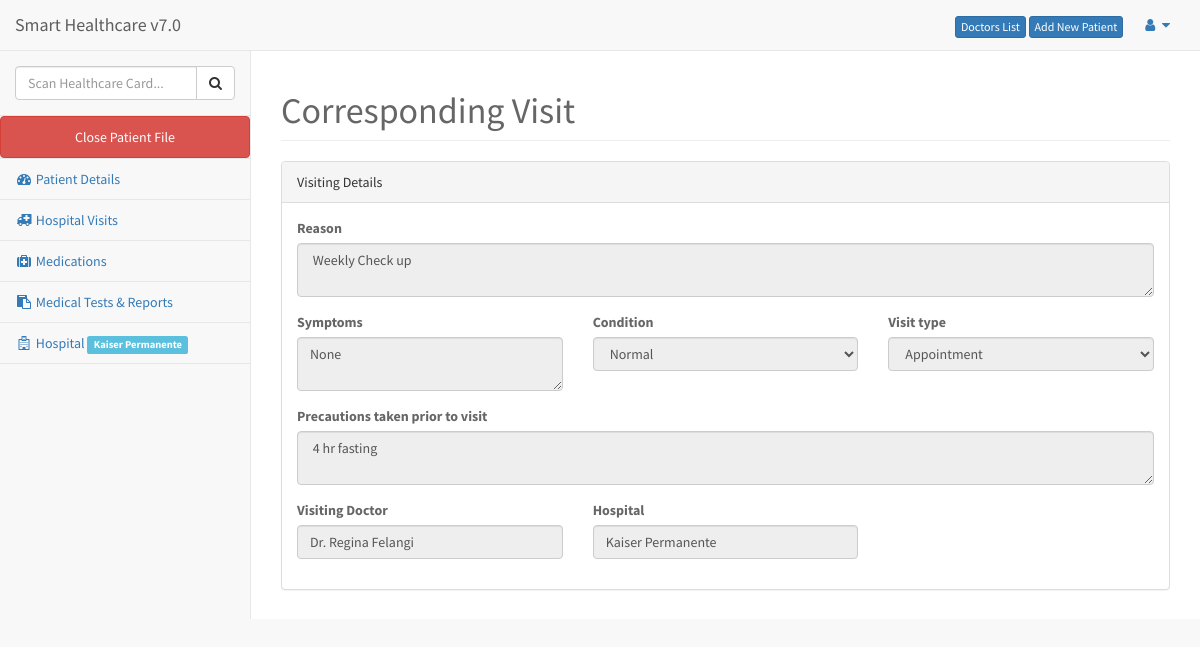
The app's page /showhospitalvisit.php?id=13 (signed in) with its own data.
### tables this page shows
CREATE TABLE IF NOT EXISTS `users` (
  `users_id` int(11) NOT NULL AUTO_INCREMENT,
  `fullname` varchar(30) NOT NULL,
  `password` varchar(50) NOT NULL,
  `email` varchar(150) DEFAULT NULL,
  `active` varchar(45) DEFAULT NULL,
  `hospital` varchar(100) DEFAULT NULL,
  PRIMARY KEY (`users_id`)
);

CREATE TABLE IF NOT EXISTS `visit_reason` (
  `visit_reason_id` int(11) NOT NULL AUTO_INCREMENT,
  `patient_id` int(10) DEFAULT NULL,
  `hospital_id` int(10) DEFAULT NULL,
  `reason` varchar(255) DEFAULT NULL,
  `symptoms` varchar(255) DEFAULT NULL,
  `conditions` varchar(45) DEFAULT NULL,
  `visittype` varchar(150) DEFAULT NULL,
  `precautions_taken_prior_to_visit` varchar(255) DEFAULT NULL,
  `visiting_doctor` varchar(45) DEFAULT NULL,
  `added_time` datetime DEFAULT NULL,
  `ip` varchar(25) DEFAULT NULL,
  PRIMARY KEY (`visit_reason_id`),
  KEY `patient_id` (`patient_id`)
);

CREATE TABLE IF NOT EXISTS `hospitals` (
  `hospital_id` int(10) NOT NULL AUTO_INCREMENT,
  `hospital_name` varchar(100) DEFAULT NULL,
  PRIMARY KEY (`hospital_id`)
);

### header.php (called while the page is built, shortened)
<?php
include 'includes/class.user.php';
$user = new User();

### includes/class.user.php (called while the page is built, shortened)
<?php
class User {
    public $db;
    public function __construct() {
        $this->db = new mysqli('localhost', 'root', '', 'capstone');
    }
    public function get_visitreason($id) {
        $sql = "SELECT * FROM visit_reason WHERE visit_reason_id='$id'";
        $result = mysqli_query($this->db, $sql);
        $rows = mysqli_fetch_assoc($result);
        $id = $rows['visit_reason_id'];
        $hospital_id = $rows['hospital_id'];
        $reason = $rows['reason'];
        $symptoms = $rows['symptoms'];
        $conditions = $rows['conditions'];
        $visittype = $rows['visittype'];
        $precautions_taken_prior_to_visit = $rows['precautions_taken_prior_to_visit'];
        $visiting_doctor = $rows['visiting_doctor'];
        $arr = array('visit_reason_id'=> $id , 'hospital_id'=> $hospital_id , 'reason' => $reason, 'symptoms' => $symptoms, 'conditions' => $conditions, 'visittype' => $visittype,
            'precautions_taken_prior_to_visit' => $precautions_taken_prior_to_visit, 'visiting_doctor' => $visiting_doctor);
        return $arr;
    }
    public function getHospitalName($id){
        $sql = "SELECT * FROM hospitals WHERE hospital_id='$id'";
        $result = mysqli_query($this->db, $sql);
        $rows = mysqli_fetch_assoc($result);
        $hospitalname = $rows['hospital_name'];
        return $hospitalname;
    }
    public function getHospitalNamefromUsers($id){
        $sql = "SELECT * FROM users WHERE users_id='$id'";
        $result = mysqli_query($this->db, $sql);
        $rows = mysqli_fetch_assoc($result);
        $hospitalname = $rows['hospital'];
        return $hospitalname;
    }
}

### showhospitalvisit.php (the view, shortened to what this page needs)
<?php
$visit_reason_id = $_GET['id'];
include 'header.php';
if (!(isset($_SESSION['id']) && $_SESSION['id'] != '')) {
header("Location: login.php");
}
else {
 $get_visitreason = $user->get_visitreason($visit_reason_id);
?>
<?php include 'head.php'; ?>
<body>
<div id="wrapper">
    <?php include 'nav.php'; ?>
    <div id="page-wrapper">
        <div class="row">
            <div class="col-lg-12">
                <h1 class="page-header">Corresponding Visit</h1>
            </div>
        </div>
        <div class="row">
            <div class="col-lg-12">
                <div class="panel panel-default">
                    <div class="panel-heading">
                        Visiting Details
                    </div>
                    <div class="panel-body">
                        <div class="row">
                            <div class="col-lg-12">
                                <form class="from-group" action="#" method="POST" enctype="multipart/form-data" >
                                    <div class="row">
                                        <div class="form-group col-lg-12">
                                            <label>Reason</label>
                                            <textarea disabled="true" class="form-control" name="reason" tabindex="1"> <?php echo $get_visitreason['reason']; ?> </textarea>
                                        </div>
                                    </div>
                                    <div class="row">
                                        <div class="form-group col-lg-4">
                                            <label>Symptoms</label>
                                            <textarea disabled="true" class="form-control" name="symptoms" tabindex="2"><?php echo $get_visitreason['symptoms']; ?></textarea>
                                        </div>
                                        <div class="form-group col-lg-4">
                                            <label>Condition</label>
                                            <select class="form-control" disabled="true" name="condition" tabindex="3">
                                                <option value="Normal" <?php if($get_visitreason['conditions']=="Normal") echo 'selected="selected"'; ?>>Normal</option>
                                            </select>
                                        </div>
                                        <div class="form-group col-lg-4">
                                            <label>Visit type</label>
                                            <select class="form-control" disabled="true" name="visittype" tabindex="4">
                                                <option value="Appointment" <?php if($get_visitreason['visittype']=="Appointment") echo 'selected="selected"'; ?>>Appointment</option>
                                            </select>
                                        </div>
                                    </div>
                                    <div class="row">
                                        <div class="form-group col-lg-12">
                                            <label>Precautions taken prior to visit</label>
                                            <textarea class="form-control" disabled="true" name="precautions_taken_prior_to_visit" tabindex="5"><?php echo $get_visitreason['precautions_taken_prior_to_visit']; ?> </textarea>
                                        </div>
                                    </div>
                                    <div class="row">
                                        <div class="form-group col-lg-4">
                                            <label>Visiting Doctor</label>
                                            <input class="form-control" name="visiting_doctor" disabled="true" tabindex="6" value="<?php echo $get_visitreason['visiting_doctor']; ?>">
                                        </div>
                                        <div class="form-group col-lg-4">
                                            <label>Hospital</label>
                                            <input class="form-control" name="hospital_name" disabled="true" tabindex="6" value="<?php echo $user->getHospitalName($get_visitreason['hospital_id']); ?>">
                                        </div>
                                    </div>
                                </form>
                            </div>
                        </div>
                    </div>
                </div>
            </div>
        </div>
    </div>
</div>
<?php
include 'footer.php';
}
?>

### nav.php (shortened to what this page needs)
<nav class="navbar navbar-default navbar-static-top" role="navigation" style="margin-bottom: 0">
    <div class="navbar-header">
        <a class="navbar-brand" href="index.php">Smart Healthcare v7.0</a>
    </div>
    <ul class="nav navbar-top-links navbar-right">
        <a href="doctorslist.php" class="btn btn-primary btn-xs">Doctors List</a>
        <a href="addnewpatient.php" class="btn btn-primary btn-xs">Add New Patient</a>
        <li class="dropdown">
            <a class="dropdown-toggle" data-toggle="dropdown" href="#">
                <i class="fa fa-user fa-fw"></i>  <i class="fa fa-caret-down"></i>
            </a>
        </li>
    </ul>
    <div class="navbar-default sidebar" role="navigation">
        <div class="sidebar-nav navbar-collapse">
            <ul class="nav" id="side-menu">
                <li class="sidebar-search">
                     <form class="form-horizontal group-border-dashed" action="<?php echo $_SERVER['PHP_SELF']; ?>" method="POST" enctype="multipart/form-data" >
                        <div class="input-group custom-search-form">
                                <input type="text" name="search" class="form-control" placeholder="Scan Healthcare Card...">
                                <span class="input-group-btn">
                                    <button  class="btn btn-default" name="search_submit" type="submit">
                                        <i class="fa fa-search"></i>
                                    </button>
                                </span>
                        </div>
                     </form>
                </li>
                <li> <a href="index.php" class="btn btn-danger">Close Patient File</a> </li>
                <li> <a href="patientdetails.php"><i class="fa fa-dashboard fa-fw"></i> Patient Details</a> </li>
                <li> <a href="hospitalvisit.php"><i class="fa fa-ambulance fa-fw"></i> Hospital Visits</a> </li>
                <li> <a href="medications.php"><i class="fa fa-medkit fa-fw"></i> Medications</a> </li>
                <li> <a href="medicaltestsreports.php"><i class="fa fa-paste fa-fw"></i> Medical Tests & Reports</a> </li>
                <li> <a href="#"><i class="fa fa-hospital-o fa-fw"></i> Hospital <span class="label label-info"><?php echo $user->getHospitalNamefromUsers($_SESSION['id']); ?></span></a> </li>
            </ul>
        </div>
    </div>
</nav>

### css/style.css (style rules this page uses)
body { font-family: 'Source Sans Pro', sans-serif; font-size: 14px; color: #666; }

### records on screen
users: hospital "Kaiser Permanente"
visit_reason: reason "Weekly Check up", symptoms "None", condition "Normal", visittype "Appointment", precautions_taken_prior_to_visit "4 hr fasting", visiting_doctor "Dr. Regina Felangi", hospital_name "Kaiser Permanente"
